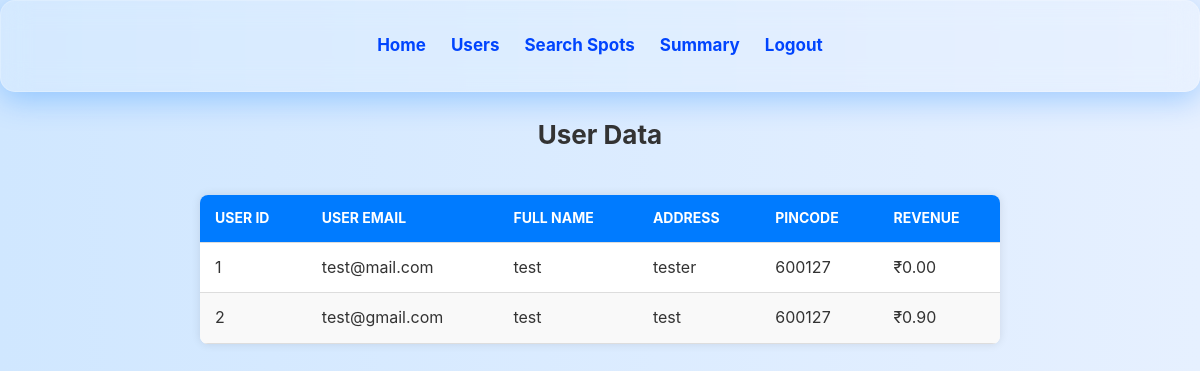
/admin/view_users (signed in), run on the app's committed database.
### tables this page shows
CREATE TABLE users (
            user_id INTEGER PRIMARY KEY AUTOINCREMENT,
            email TEXT UNIQUE NOT NULL,
            password TEXT NOT NULL,
            name TEXT NOT NULL,
            address TEXT NOT NULL,
            pincode TEXT CHECK (length(pincode) = 6 AND pincode GLOB '[0-9]*') NOT NULL, revenue REAL DEFAULT 0.00);

### controllers/admin_controller.py (the view)
@admin_bp.route('/view_users')
@admin_protected
def view_users():
    users = fetch_all_users()
    if not users:
        return render_template('view_users.html', error="No users found.")
    return render_template('view_users.html', users=users)

### controllers/admin_controller.py (called while the page is built)
def admin_protected(view):
    @wraps(view)
    def wrapped(*args, **kwargs):
        if 'user_id' not in session or session.get('user_id') is None:
            return redirect(url_for('auth.login'))
        response = make_response(view(*args, **kwargs))
        response.headers['Cache-Control'] = 'no-store, no-cache, must-revalidate, max-age=0'
        response.headers['Pragma'] = 'no-cache'
        response.headers['Expires'] = '0'
        return response
    return wrapped

### models/parking_model.py (called while the page is built)
def get_db():
    conn = sqlite3.connect(DATABASE)
    conn.row_factory = sqlite3.Row
    return conn

def fetch_all_users():
    conn = get_db()
    cursor = conn.execute('SELECT * FROM users')
    users = cursor.fetchall()
    close_db(conn)
    return users

### templates/view_users.html (shortened to what this page needs)
<!DOCTYPE html>
<html>
<head>
    <link rel="stylesheet" href="../static/css/style.css">
</head>
<body>
    <header class="header">
        <nav class="header-center">
            <a href="{{ url_for('admin.admin_dashboard') }}">Home</a>
            <a href="{{ url_for('admin.view_users') }}">Users</a>
            <a href="{{ url_for('admin.view_parking_spots') }}">Search Spots</a>
            <a href="{{ url_for('admin.admin_summary') }}">Summary</a>
            <a href="{{ url_for('auth.logout') }}">Logout</a>
        </nav>
    </header>
    <h2>User Data</h2>
    <div style="display: flex; justify-content: center;">
        <table style="width: 100%; max-width: 800px; border-collapse: collapse; text-align: center; box-shadow: 0 0 10px rgba(0,0,0,0.1);">
            <thead>
                <tr>
                    <th>User ID</th>
                    <th>User Email</th>
                    <th>Full Name</th>
                    <th>Address</th>
                    <th>Pincode</th>
                    <th>Revenue</th>
                </tr>
            </thead>
            <tbody>
                {% for user in users %}
                <tr>
                    <td>{{ user.user_id }}</td>
                    <td>{{ user.email }}</td>
                    <td>{{ user.name }}</td>
                    <td>{{ user.address }}</td>
                    <td>{{ user.pincode }}</td>
                    <td>₹{{ "%.2f"|format(user.revenue or 0) }}</td>
                </tr>
                {% endfor %}
            </tbody>
        </table>
    </div>
</body>
</html>

### static/css/style.css (style rules this page uses)
body { font-family: 'Inter', sans-serif; margin: 0; background: linear-gradient(to right, #d0e7ff, #e6f0ff); padding: 0; line-height: 1.6; color: #333; }
h2 { text-align: center; color: #333; margin-bottom: 20px; font-size: 26px; }
a { margin-top: 15px; display: block; text-align: center; color: #007bff; text-decoration: none; font-size: 15px; transition: color 0.3s ease, transform 0.1s ease; }
.header { display: flex; align-items: center; justify-content: space-between; padding: 15px 30px; background: rgba(255, 255, 255, 0.1); backdrop-filter: blur(14px); -webkit-backdrop-filter: blur(14px); border: 1px solid rgba(255, 255, 255, 0.2); border-radius: 15px 15px 15px 15px; box-shadow: 0 8px 30px rgba(0, 123, 255, 0.3); color: white; flex-wrap: wrap; gap: 15px; position: sticky; top: 0; z-index: 999; min-height: 60px; }
.header-center { display: flex; justify-content: center; flex: 1; gap: 25px; color: #0044fe; flex-wrap: wrap; }
.header-center a { color: #0044fe; text-decoration: none; font-weight: bold; font-size: 17px; transition: color 0.3s ease, text-decoration 0.3s ease; margin: 0; display: inline-block; }
table { width: 100%; border-collapse: collapse; margin-top: 20px; background-color: #fff; border-radius: 8px; overflow: hidden; box-shadow: 0 2px 8px rgba(0,0,0,0.05); }
table th, table td { padding: 12px 15px; text-align: left; border-bottom: 1px solid #ddd; }
table th { background-color: #007bff; color: white; font-weight: bold; text-transform: uppercase; font-size: 14px; }
table tbody tr:nth-child(even) { background-color: #f9f9f9; }

### data on the page
users: user_id "1", email "test@mail.com", name "test", address "tester", pincode "600127", revenue "0.00"
users: user_id "2", email "test@gmail.com", name "test", address "test", pincode "600127", revenue "0.90"
